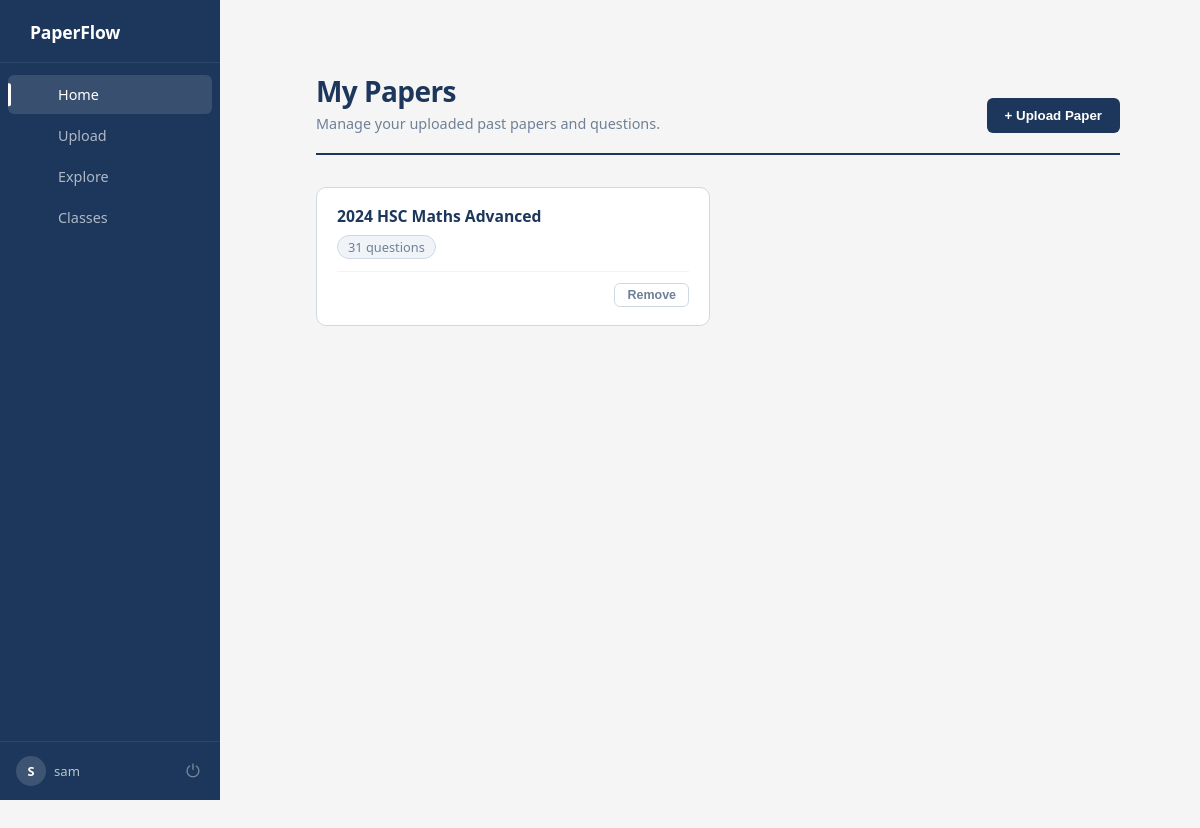
/ (signed in), run on an earlier commit of the app's database.
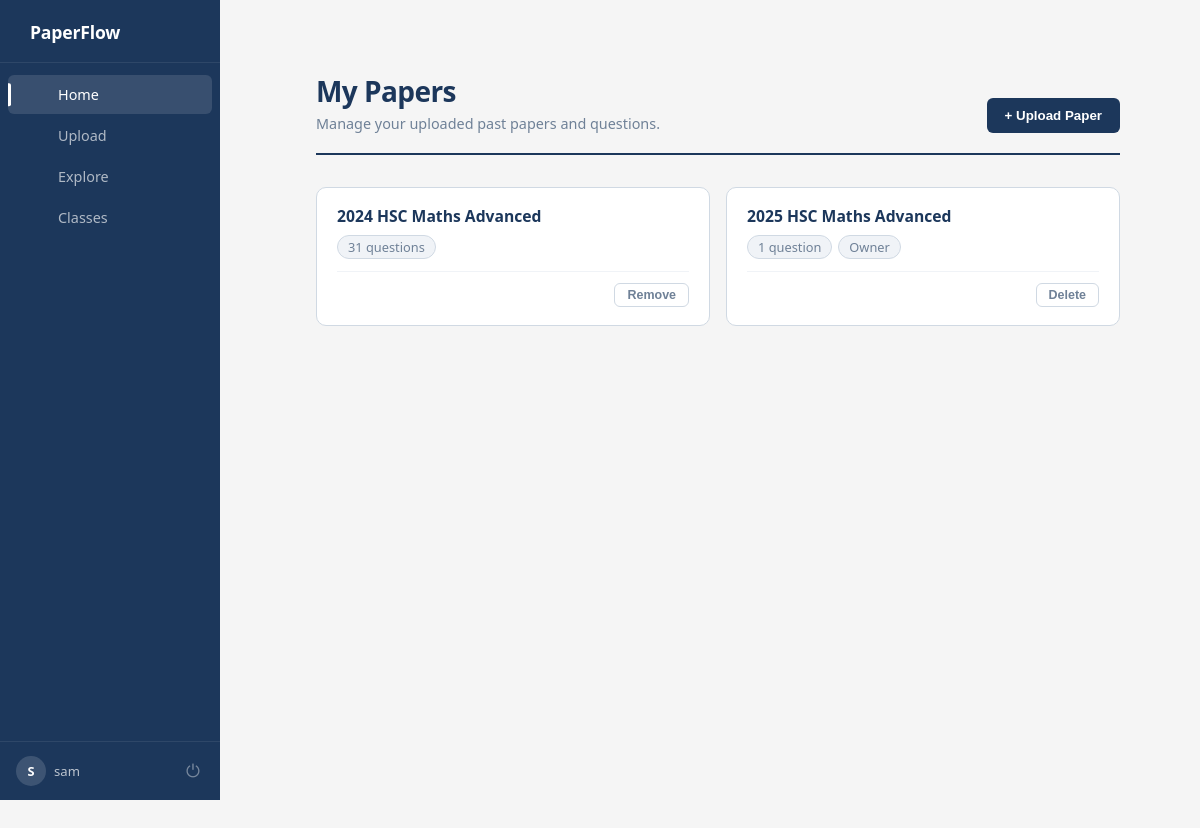
And on a later commit of the database.
### models.py (models this page shows)
class User(db.Model, UserMixin):
    __tablename__ = 'user'
    id = db.Column(db.Integer, primary_key=True)
    username = db.Column(db.String(150), unique=True, nullable=False)
    password_hash = db.Column(db.String(200), nullable=False)
    papers = db.relationship('UserPaper', backref='user', lazy=True)
    classes = db.relationship('Class', backref='user', lazy=True, cascade="all, delete-orphan")

class PastPaper(db.Model):
    id = db.Column(db.Integer, primary_key=True)
    filename = db.Column(db.String(200), nullable=False)
    questions = db.relationship(
        'Question',
        backref='paper',
        lazy=True,
        cascade="all, delete-orphan"
    )
    uploaded_at = db.Column(db.DateTime, default=db.func.now())
    owner_id = db.Column(db.Integer, db.ForeignKey('user.id'), nullable=False)

### app.py (the view)
@app.route('/')
@login_required
def index():
    links = UserPaper.query.filter_by(user_id=current_user.id).all()
    papers = [p for link in links if (p := PastPaper.query.get(link.paper_id)) is not None]
    return render_template('index.html', papers=papers)

### app.py (called while the page is built)
@login_manager.user_loader
def load_user(user_id):
    user = User.query.filter_by(id=int(user_id)).first()
    return user

@app.context_processor
def inject_user():
    return dict(user=current_user)

def format_filename(filename):
    name = str(filename).split('_', 1)[-1]
    name = os.path.splitext(name)[0]
    name = re.sub(r'[-_]+', ' ', name)
    words = name.split()
    formatted = []
    for w in words:
        if w.upper() in ["HSC", "IB", "PDF"]:
            formatted.append(w.upper())
        else:
            formatted.append(w.capitalize())
    return " ".join(formatted)

@app.context_processor
def utility_processor():
    return dict(format_filename=format_filename)

### templates/index.html (shortened to what this page needs)
{% extends "base.html" %}
{% block content %}
{% from "macros.html" import flash_messages %}
<div class="index-layout">
    <div class="index-topbar">
        <div class="index-topbar-left">
            <h1>My Papers</h1>
            <p>Manage your uploaded past papers and questions.</p>
        </div>
        <a href="{{ url_for('upload') }}"><button>+ Upload Paper</button></a>
    </div>
    <div class="papers-grid">
        {% if papers %}
            {% for paper in papers %}
            <div class="paper-card-wrapper">
                <div class="paper-card">
                    <a href="{{ url_for('view_paper', paper_id=paper.id) }}" class="paper-card-link">
                        <div class="paper-card-body">
                            <h3>{{ format_filename(paper.filename) }}</h3>
                            <div class="paper-meta">
                                <span class="meta-pill">{{ paper.questions|length }} question{{ 's' if paper.questions|length != 1 }}</span>
                                {% if paper.owner_id == current_user.id %}
                                    <span class="meta-pill">Owner</span>
                                {% endif %}
                            </div>
                        </div>
                    </a>
                    <div class="paper-card-footer">
                        {% if paper.owner_id == current_user.id %}
                            <form action="{{ url_for('delete_paper', paper_id=paper.id) }}" method="POST"
                                  onsubmit="return confirm('Delete this paper permanently?');">
                                <button type="submit" class="btn-card-delete">Delete</button>
                            </form>
                        {% else %}
                            <form action="{{ url_for('remove_paper', paper_id=paper.id) }}" method="POST"
                                  onsubmit="return confirm('Remove this paper from your files?');">
                                <button type="submit" class="btn-card-delete">Remove</button>
                            </form>
                        {% endif %}
                    </div>
                </div>
            </div>
            {% endfor %}
        {% else %}
            <div class="empty-state">
                <p>No past papers yet.</p>
                <a href="{{ url_for('upload') }}"><button>Upload your first paper</button></a>
            </div>
        {% endif %}
    </div>
</div>
{% endblock %}

### templates/base.html (shortened to what this page needs)
<!DOCTYPE html>
<html lang="en">
<head>
    <link rel="stylesheet" href="{{ url_for('static', filename='css/style.css') }}">
</head>
<body>
    <nav class="sidebar">
        <div class="brand">
            <span class="brand-name">PaperFlow</span>
        </div>
        <div class="nav-links">
            {% if current_user.is_authenticated %}
                <a href="{{ url_for('index') }}" class="nav-link {% if request.endpoint == 'index' %}active{% endif %}">
                     Home
                </a>
                <a href="{{ url_for('upload') }}" class="nav-link {% if request.endpoint == 'upload' %}active{% endif %}">
                     Upload
                </a>
                <a href="{{ url_for('explore') }}" class="nav-link {% if request.endpoint == 'explore' %}active{% endif %}">
                     Explore
                </a>
                <a href="{{ url_for('view_classes') }}" class="nav-link {% if request.endpoint == 'view_classes' %}active{% endif %}">
                     Classes
                </a>
            {% endif %}
        </div>
        {% if current_user.is_authenticated %}
        <div class="sidebar-footer">
            <div class="user-info">
                <div class="user-avatar">{{ current_user.username[0].upper() }}</div>
                <span class="user-name">{{ current_user.username }}</span>
            </div>
            <a href="{{ url_for('logout') }}" class="logout-btn" title="Logout">⏻</a>
        </div>
        {% endif %}
    </nav>
    <div class="page-content">
        <div class="main-content">
            {% block content %}{% endblock %}
        </div>
    </div>
</body>
</html>

### static/css/style.css (style rules this page uses)
html, body { height: 100%; margin: 0; font-family: 'Segoe UI', Tahoma, Geneva, Verdana, sans-serif; background-color: #f5f5f5; color: #1c375b; }
a { text-decoration: none; color: inherit; }
.sidebar { position: fixed; top: 0; left: 0; width: 220px; height: 100vh; display: flex; flex-direction: column; background-color: #1c375b; z-index: 200; }
.brand { display: flex; align-items: center; gap: 10px; padding: 20px 20px 18px; border-bottom: 1px solid rgba(255,255,255,0.08); }
.brand-name { font-size: 1.1rem; font-weight: 700; color: #fff; letter-spacing: -0.01em; }
.nav-links { flex: 1; display: flex; flex-direction: column; padding: 12px 0; gap: 2px; }
.nav-link { display: flex; align-items: center; gap: 10px; padding: 10px 12px 10px 20px; margin: 0 8px; text-decoration: none; color: rgba(255,255,255,0.65); font-size: 0.9rem; font-weight: 500; border-radius: 6px; transition: background 0.15s, color 0.15s; position: relative; }
.nav-link.active { background: rgba(255,255,255,0.12); color: #fff; }
.nav-link.active::before { content: ""; position: absolute; left: 0; top: 50%; transform: translateY(-50%); width: 3px; height: 60%; background: #fff; border-radius: 0 2px 2px 0; }
.sidebar-footer { display: flex; align-items: center; justify-content: space-between; padding: 14px 16px; border-top: 1px solid rgba(255,255,255,0.08); gap: 8px; }
.user-info { display: flex; align-items: center; gap: 8px; min-width: 0; }
.user-avatar { width: 30px; height: 30px; border-radius: 50%; background: rgba(255,255,255,0.15); color: #fff; font-size: 0.8rem; font-weight: 700; display: flex; align-items: center; justify-content: center; flex-shrink: 0; }
.user-name { font-size: 0.82rem; color: rgba(255,255,255,0.7); white-space: nowrap; overflow: hidden; text-overflow: ellipsis; }
.logout-btn { background: none; border: none; color: rgba(255,255,255,0.4); font-size: 1.1rem; cursor: pointer; padding: 4px; border-radius: 4px; transition: color 0.15s, background 0.15s; text-decoration: none; line-height: 1; flex-shrink: 0; }
.main-content { margin-left: 236px; min-height: 100vh; padding: 0; }
.page-content { padding: 36px 40px; }
button, .btn-primary { background-color: #1c375b; color: white; border: none; padding: 10px 18px; border-radius: 6px; cursor: pointer; font-weight: 600; transition: all 0.2s; text-decoration: none; display: inline-block; text-align: center; }
.btn-card-delete { background: none; border: 1px solid #d0d9e3; color: #6f8197; font-size: 0.78rem; font-weight: 600; padding: 4px 12px; border-radius: 6px; cursor: pointer; transition: background 0.15s, color 0.15s, border-color 0.15s; }
.papers-grid { display: grid; grid-template-columns: repeat(auto-fill, minmax(280px, 1fr)); gap: 16px; }
.paper-card-wrapper { position: relative; margin-bottom: 15px; }
.paper-card { background: #fff; border: 1px solid #d0d9e3; border-radius: 10px; padding: 18px 20px; display: flex; flex-direction: column; gap: 12px; height: 100%; box-sizing: border-box; position: relative; overflow: hidden; transition: transform 0.15s, box-shadow 0.15s, border-color 0.15s; }
.paper-card::before { content: ""; position: absolute; top: 0; left: 0; width: 4px; height: 100%; background: #1c375b; border-radius: 10px 0 0 10px; opacity: 0; transition: opacity 0.15s; }
.paper-card-link { text-decoration: none; display: flex; flex-direction: column; flex: 1; }
.paper-card-body { flex: 1; }
.paper-card-body h3, .paper-card h3 { margin: 0 0 8px; font-size: 0.98rem; font-weight: 600; color: #1c375b; line-height: 1.35; }
.paper-meta { display: flex; align-items: center; gap: 6px; font-size: 0.8rem; color: #6f8197; }
.meta-pill { background: #f0f3f7; border: 1px solid #d0d9e3; border-radius: 20px; padding: 2px 10px; font-weight: 500; }
.paper-card-footer { display: flex; justify-content: flex-end; padding-top: 10px; border-top: 1px solid #f0f3f7; }
:root { --vp-navy: #1c375b; --vp-slate: #6f8197; --vp-cloud: #f0f3f7; --vp-border: #dde3eb; --vp-white: #ffffff; --vp-red: #cd4236; --vp-green: #198754; --vp-accent: #2a6496; }
.index-layout { padding: 36px 40px; max-width: 960px; margin: 0 auto; }
.index-topbar { display: flex; justify-content: space-between; align-items: flex-end; margin-bottom: 32px; padding-bottom: 20px; border-bottom: 2px solid #1c375b; }
.index-topbar-left h1 { margin: 0 0 4px; font-size: 1.75rem; font-weight: 700; color: #1c375b; letter-spacing: -0.02em; }
.index-topbar-left p { margin: 0; color: #6f8197; font-size: 0.9rem; }

What changed in the data, as far as the page shows it:
added PastPaper: filename "2025 HSC Maths Advanced", questions|length "1", shows "Owner"
